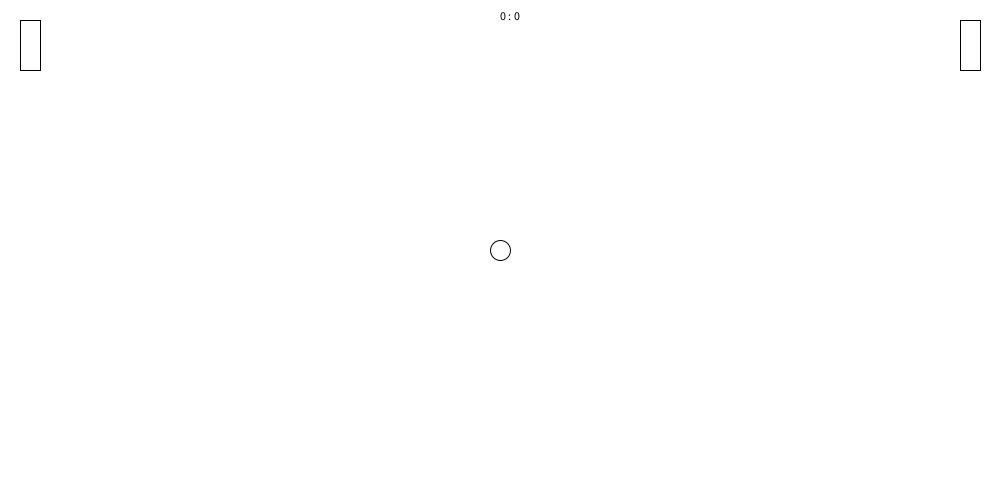
Frame 1 (no input)
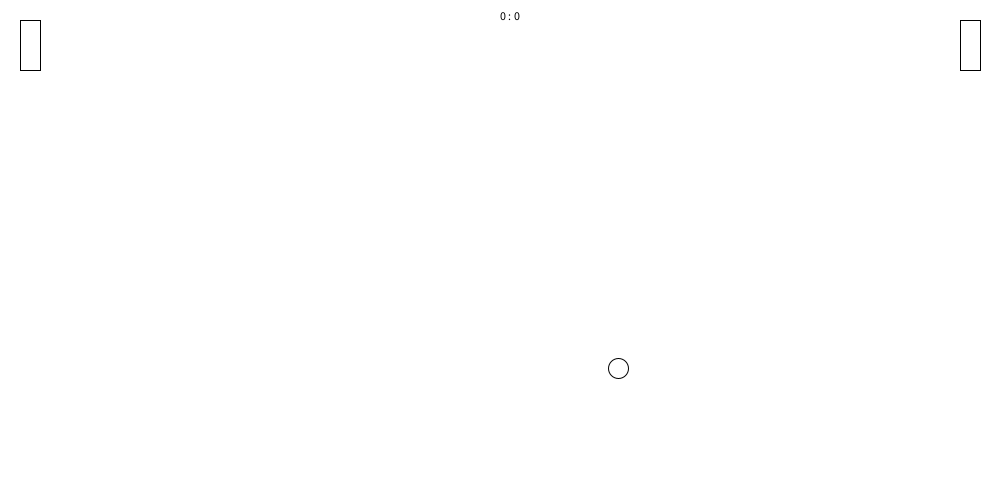
Frame 60 (the mouse pressed at the canvas centre just before this capture)
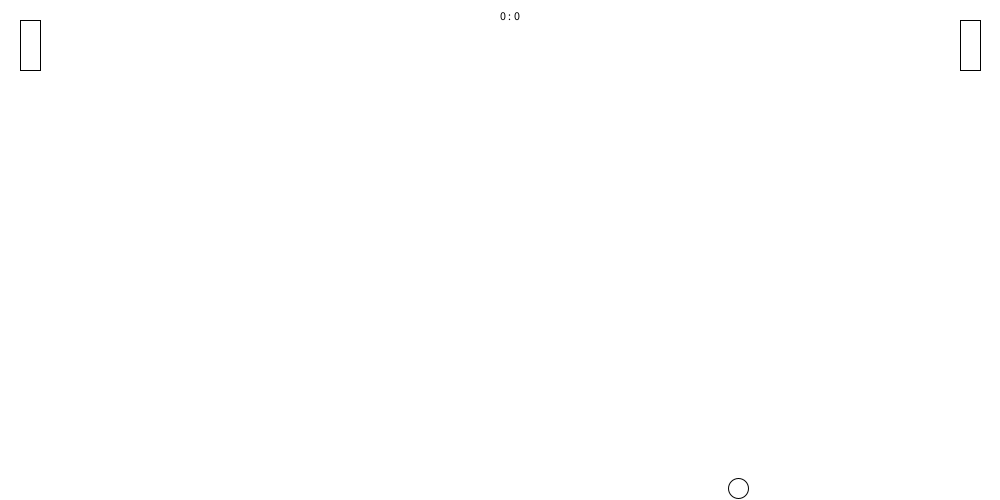
Frame 120 (the mouse held since frame 60 and released just before this capture)

The Processing sketch that drew these frames (run headless with seeded random() and noise(); from frame 60 on, the mouse is pressed at the canvas centre):

// Processing sketch: pong_multiplayer
// ── pong_multiplayer.pde
Ball ball1;
Player player1;
Player player2;
int score1;
int score2;
void setup() {
  size(1000, 500);
  ball1 = new Ball(20, 20, width/2, height/2, 2, 2);
  player1 = new Player(20, 50, 20, 20);
  player2 = new Player(20, 50, width-40, 20);
}
void draw() {
  ellipseMode(CENTER);
  background(255);
  ball1.ausfuehren();
  ball1.kollision();
  ball1.score();
  player1.ausfuehren();
  player2.ausfuehren();
  if (keyPressed) {
    if (key == 'w') {
      player1.movement(-3);
    }
    if (key == 's') {
      player1.movement(3);
    }
  }
  if (mousePressed) {
    if (mouseButton == LEFT) {
      player2.movement(-3);
    }
    if (mouseButton == RIGHT) {
      player2.movement(3);
    }
  }
}

class Player {
  float pw, ph, px, py;
  Player (float pwidth, float pheight, float posx, float posy) {
    pw = pwidth;
    ph = pheight;
    px = posx;
    py = posy;
  }
  void ausfuehren() {
    fill(255);
    rect(px, py, pw, ph);
  }
  void movement(float mov) {
    py += mov;
  }
}

class Ball {
  float rx, ry, posx, posy, movx, movy;
  Ball (float w, float h, float x, float y, float xs, float ys) {
    rx = w;
    ry = h;
    posx = x;
    posy = y;
    movx = xs;
    movy = ys;
  }
  void ausfuehren() {
    ellipse(posx, posy, rx, ry);
    posx += movx;
    posy += movy;
  }
  void kollision() {
    if (posy > height-10) {
      movy = movy *(-1);
    }
    if (posy < 10) {
      movy = movy * (-1);
    }
    if (posy > player2.py && posy < player2.py+50 && posx >= width-50 && posx <= width-49) {
      movx = movx * (-1);
    }
    if (posy > player1.py && posy < player1.py+50 && posx <= 50 && posx >= 49) {
      movx = movx * (-1);
    }
  }
  void score() {
    if (posx < 0) {
      score2++;
      posx = width/2;
      posy = height/2;
      movx = (int(random(0, 1.49))*4)-2;
    }
    if (posx > width) {
      score1++;
      posx = width/2;
      posy = height/2;
      movx = (int(random(0, 1.49))*4)-2;
    }
    fill(0);
    text(score1+" : "+score2, width/2, 20);
  }
}
